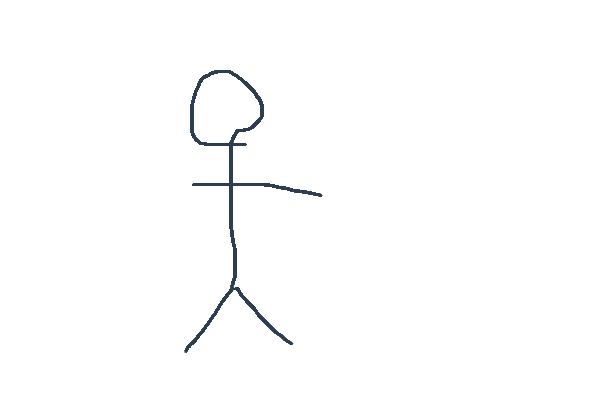
#> input picture uploads/056f16a9-ec9b-465f-a456-8132b8a1be2c_input.png, 600 x 400 px
$ python -i image_to_annotations.py   (imports and definitions only)
#> lines starting #> are read from the running program, lines starting #| are printed output that depends on the picture; after the words box and inside, x2 and y2 are one past the last pixel; in counts of white or black regions, pixels touching at a corner belong together
#> further down, picture is the input picture: shape (400, 600, 3); mean B, G, R 253.2, 253, 252.8
# Copyright (c) Meta Platforms, Inc. and affiliates.
# This source code is licensed under the MIT license found in the
# LICENSE file in the root directory of this source tree.

import sys
import requests
import cv2
import json
import numpy as np
from skimage import measure
from scipy import ndimage
from pathlib import Path
import yaml
import logging


# [144 lines left out: function image_to_annotations, not called in this run]


def segment(img: np.ndarray):
    """ threshold """
    img = np.min(img, axis=2)
    img = cv2.adaptiveThreshold(img, 255, cv2.ADAPTIVE_THRESH_GAUSSIAN_C, cv2.THRESH_BINARY, 115, 8)
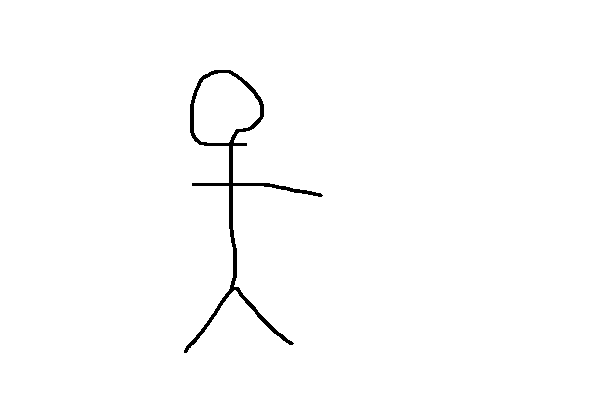
#> img: shape (400, 600); 98.9% white; 1 black region, box (x1, y1, x2, y2) and area: (184, 70, 323, 353) 2522
    img = cv2.bitwise_not(img)

    """ morphops """
    kernel = cv2.getStructuringElement(cv2.MORPH_RECT, (3, 3))
    img = cv2.morphologyEx(img, cv2.MORPH_CLOSE, kernel, iterations=2)
#> img: shape (400, 600); 1.1% white; 1 white region, box (x1, y1, x2, y2) and area: (184, 70, 323, 353) 2533
    img = cv2.morphologyEx(img, cv2.MORPH_DILATE, kernel, iterations=2)
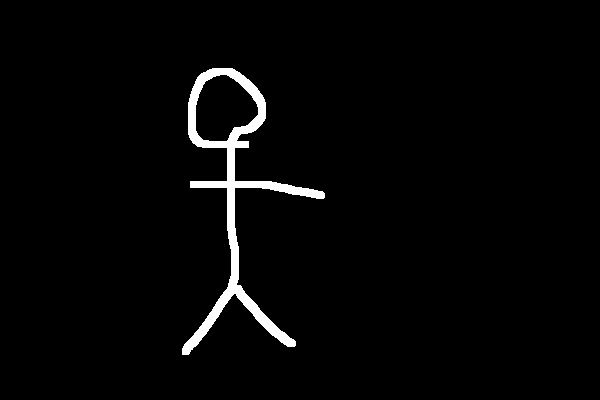
#> img: shape (400, 600); 2.4% white; 1 white region, box (x1, y1, x2, y2) and area: (182, 68, 325, 355) 5765

    """ floodfill """
    mask = np.zeros([img.shape[0]+2, img.shape[1]+2], np.uint8)
    mask[1:-1, 1:-1] = img.copy()
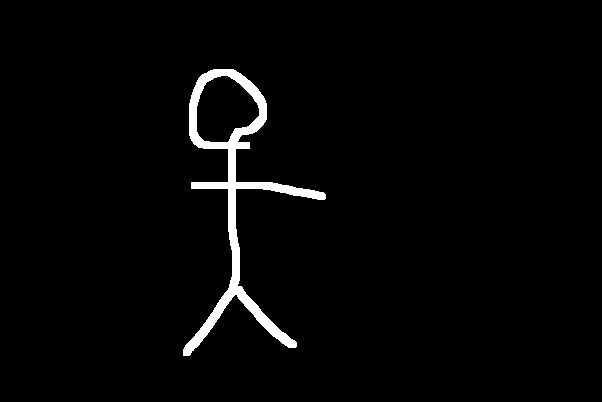
#> mask: shape (402, 602); 2.4% white; 1 white region, box (x1, y1, x2, y2) and area: (183, 69, 326, 356) 5765

    # im_floodfill is results of floodfill. Starts off all white
    im_floodfill = np.full(img.shape, 255, np.uint8)

    # choose 10 points along each image side. use as seed for floodfill.
    h, w = img.shape[:2]
#> h = 400; w = 600
    for x in range(0, w-1, 10):
        cv2.floodFill(im_floodfill, mask, (x, 0), 0)
        cv2.floodFill(im_floodfill, mask, (x, h-1), 0)
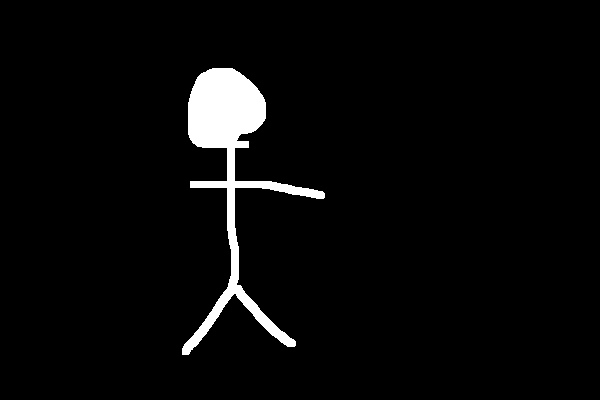
#> im_floodfill: shape (400, 600); 3.6% white; 1 white region, box (x1, y1, x2, y2) and area: (182, 68, 325, 355) 8722
    for y in range(0, h-1, 10):
        cv2.floodFill(im_floodfill, mask, (0, y), 0)
        cv2.floodFill(im_floodfill, mask, (w-1, y), 0)

    # make sure edges aren't character. necessary for contour finding
    im_floodfill[0, :] = 0
    im_floodfill[-1, :] = 0
    im_floodfill[:, 0] = 0
    im_floodfill[:, -1] = 0

    """ retain largest contour """
    mask2 = cv2.bitwise_not(im_floodfill)
    mask = None
    biggest = 0

    contours = measure.find_contours(mask2, 0.0)
#> contours = 1 point arrays, longest 1049 points
    for c in contours:
        x = np.zeros(mask2.T.shape, np.uint8)
        cv2.fillPoly(x, [np.int32(c)], 1)
        size = len(np.where(x == 1)[0])
        if size > biggest:
            mask = x
            biggest = size
#> this loop made 1 pass
#> (size, biggest) on pass 1: (8722, 8722)
#> pass 1, in segment, `mask = x`:
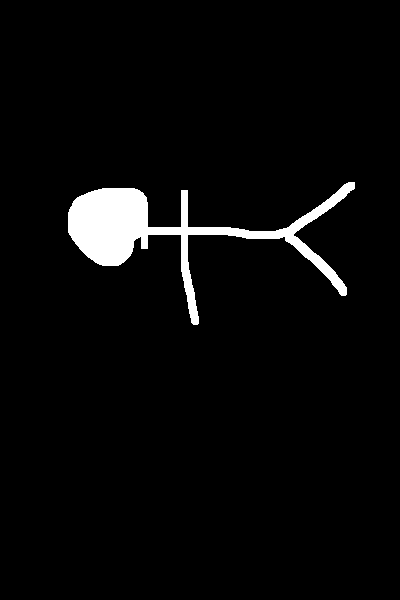
#> mask: shape (600, 400); values 0 (black) and 1 (white), 3.6% white; 1 white region, box (x1, y1, x2, y2) and area: (68, 182, 355, 325) 8722
#> after the loop, biggest = 8722

    if mask is None:
        msg = 'Found no contours within image'
        logging.critical(msg)
        assert False, msg

    mask = ndimage.binary_fill_holes(mask).astype(int)
    mask = 255 * mask.astype(np.uint8)

    return mask.T


# [8 lines not run here, left out]

>>> import cv2
>>> picture = cv2.imread('../uploads/056f16a9-ec9b-465f-a456-8132b8a1be2c_input.png')
>>> result = segment(picture)
